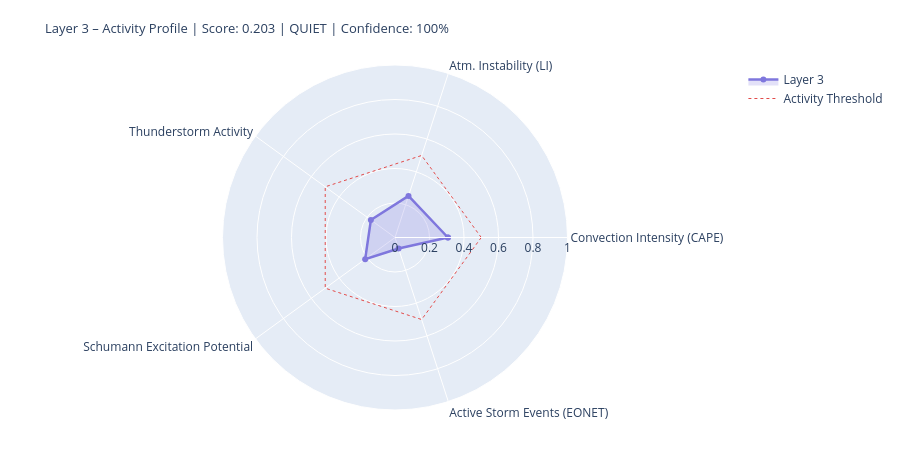

Notebook code cell kept with this figure:
### Markdown cell above
---
## 4. State Assessment & Handoff to Layer 4/5

### Code cell
# ============================================================
# LAYER-3-SCORE
# Five dynamic components
# ============================================================

def norm(v, lo, hi):
    if v is None or (isinstance(v, float) and math.isnan(v)): return None
    return round(max(0.0, min(1.0, (v - lo) / (hi - lo))), 4)

# --- 1) Convection intensity (global CAPE mean) ---
cape_mean = df_atm['cape'].dropna().mean() if not df_atm.empty else None
conv_score = norm(cape_mean, 0, 3000)
conv_src   = 'primary' if cape_mean is not None else 'missing'

# --- 2) Atmospheric instability (LI mean) ---
li_mean   = df_atm['li'].dropna().mean() if not df_atm.empty else None
# Negative LI = unstable → higher score
instab_score = norm(-li_mean if li_mean is not None else None, -6, 6)
instab_src   = 'primary' if li_mean is not None else 'missing'

# --- 3) Thunderstorm activity (mean thunder score + WMO count) ---
thunder_mean = df_atm['thunder_score'].mean() if not df_atm.empty else None
n_thunder    = int(df_atm['thunderstorm'].sum()) if not df_atm.empty else 0
thunder_score_val = norm(
    (thunder_mean or 0) * 0.7 + n_thunder * 0.1, 0, 1.0
) if thunder_mean is not None else None
thunder_src = 'primary'

# --- 4) Schumann excitation potential (weighted Schumann contribution) ---
schumann_pot = df_atm['schumann_contribution'].mean() if not df_atm.empty else None
# Boosted by Layer-2 thunderstorm trigger
if schumann_pot is not None and l2_thunder:
    schumann_pot = min(1.0, schumann_pot * 1.2)
schumann_score = norm(schumann_pot, 0, 1.0) if schumann_pot is not None else None
schumann_src   = 'derived'

# --- 5) Storm activity (NASA EONET) ---
# Distinction: None = data not loaded, 0.0 = loaded but no events
storm_score = None
storm_src   = 'missing'
if raw.get('storms') is not None:          # API reached successfully
    storm_score = norm(len(storm_events), 0, 30) if storm_events else 0.0
    storm_src   = 'primary'

# X-Ray and Kp: context only, not in dynamic score
# (X-Ray = Layer-0/4 driver; Kp = geomagnetic index, not a lightning proxy)
xray_context = None
if raw.get('xray'):
    df_xc = pd.DataFrame(raw['xray'])
    fc = next((c for c in df_xc.columns
               if any(k in c.lower() for k in ['flux','long']) and 'time' not in c.lower()),
              df_xc.columns[1])
    df_xc[fc] = pd.to_numeric(df_xc[fc], errors='coerce')
    xray_last = df_xc[fc].dropna().iloc[-1] if not df_xc[fc].dropna().empty else None
    if xray_last:
        xray_class = ('X' if xray_last>=1e-4 else 'M' if xray_last>=1e-5
                      else 'C' if xray_last>=1e-6 else 'B')
        xray_context = {'flux': float(xray_last), 'class': xray_class}
        print(f'X-Ray context: {xray_class}-class ({xray_last:.2e} W/m²)')

# --- Aggregate ---
COMPONENTS = {
    'Convection Intensity (CAPE)':  {'score': conv_score,       'source': conv_src,    'dynamic': True},
    'Atm. Instability (LI)':         {'score': instab_score,     'source': instab_src,  'dynamic': True},
    'Thunderstorm Activity':              {'score': thunder_score_val, 'source': thunder_src, 'dynamic': True},
    'Schumann Excitation Potential':   {'score': schumann_score,   'source': schumann_src,'dynamic': True},
    'Active Storm Events (EONET)': {'score': storm_score,      'source': storm_src,   'dynamic': True},
}

available   = {k: v['score'] for k, v in COMPONENTS.items() if v['score'] is not None}
unavailable = [k for k, v in COMPONENTS.items() if v['score'] is None]
layer3_score = round(sum(available.values()) / len(available), 4) if available else None
confidence   = round(len(available) / len(COMPONENTS), 2)
level = ('unknown' if layer3_score is None
         else 'quiet'   if layer3_score < 0.3
         else 'moderate' if layer3_score < 0.6
         else 'active')
dominant_l3 = max(available, key=available.get) if available else 'none'

# --- Ausgabe ---
W = 68
print('=' * W)
print('LAYER 3 – ATMOSPHERE / WEATHER / THUNDERSTORMS – STATE ASSESSMENT')
print('=' * W)
for name, comp in COMPONENTS.items():
    s = comp['score']
    if s is not None:
        bar = '█' * int(s * 20) + '░' * (20 - int(s * 20))
        print(f'  {name:<36} {bar}  {s:.3f}  [{comp["source"]}]')
    else:
        print(f'  {name:<36} {"─" * 20}  n/a   [missing]')
print('-' * W)
print(f'  Score:        {layer3_score:.3f}  ({len(available)}/{len(COMPONENTS)} components)')
print(f'  Confidence:   {confidence:.0%}')
print(f'  Level:        {level.upper()}')
print(f'  Dominant:     {dominant_l3}')
print(f'  CAPE mean:    {cape_mean:.0f} J/kg' if cape_mean else '  CAPE mean:    n/a')
print(f'  LI mean:      {li_mean:.1f} K' if li_mean is not None else '  LI mean:      n/a')
print(f'  Thunderstorms:{n_thunder} points (WMO)  +  {len(storm_events)} NASA EONET')
print('=' * W)

# Radar
cats   = list(available.keys())
vals_r = list(available.values())
if len(cats) >= 3:
    fig = go.Figure()
    fig.add_trace(go.Scatterpolar(
        r=vals_r + [vals_r[0]], theta=cats + [cats[0]],
        fill='toself', fillcolor='rgba(127,119,221,0.22)',
        line=dict(color='#7F77DD', width=2.5), name='Layer 3'
    ))
    fig.add_trace(go.Scatterpolar(
        r=[0.5] * (len(cats)+1), theta=cats + [cats[0]],
        line=dict(color='#E24B4A', dash='dot', width=1),
        mode='lines', name='Activity Threshold'
    ))
    fig.update_layout(
        title=dict(
            text=f'Layer 3 – Activity Profile | Score: {layer3_score:.3f} | {level.upper()} | Confidence: {confidence:.0%}',
            font=dict(size=13)
        ),
        polar=dict(radialaxis=dict(visible=True, range=[0, 1])),
        height=450, showlegend=True,
        margin=dict(l=60, r=60, t=65, b=40)
    )
    fig.show()

### Figure 1 — Plotly figure (JSON) as saved in the notebook; plotly's stock layout.template omitted (floating-point values rounded to 4 significant figures)
{"data": [{"fill": "toself", "fillcolor": "rgba(127,119,221,0.22)", "line": {"color": "#7F77DD", "width": 2.5}, "name": "Layer 3", "r": [0.3067, 0.2533, 0.1728, 0.2138, 0.0667, 0.3067], "theta": ["Convection Intensity (CAPE)", "Atm. Instability (LI)", "Thunderstorm Activity", "Schumann Excitation Potential", "Active Storm Events (EONET)", "Convection Intensity (CAPE)"], "type": "scatterpolar"}, {"line": {"color": "#E24B4A", "dash": "dot", "width": 1}, "mode": "lines", "name": "Activity Threshold", "r": [0.5, 0.5, 0.5, 0.5, 0.5, 0.5], "theta": ["Convection Intensity (CAPE)", "Atm. Instability (LI)", "Thunderstorm Activity", "Schumann Excitation Potential", "Active Storm Events (EONET)", "Convection Intensity (CAPE)"], "type": "scatterpolar"}], "layout": {"height": 450, "margin": {"b": 40, "l": 60, "r": 60, "t": 65}, "polar": {"radialaxis": {"range": [0, 1], "visible": true}}, "showlegend": true, "title": {"font": {"size": 13}, "text": "Layer 3 – Activity Profile | Score: 0.203 | QUIET | Confidence: 100%"}}}
